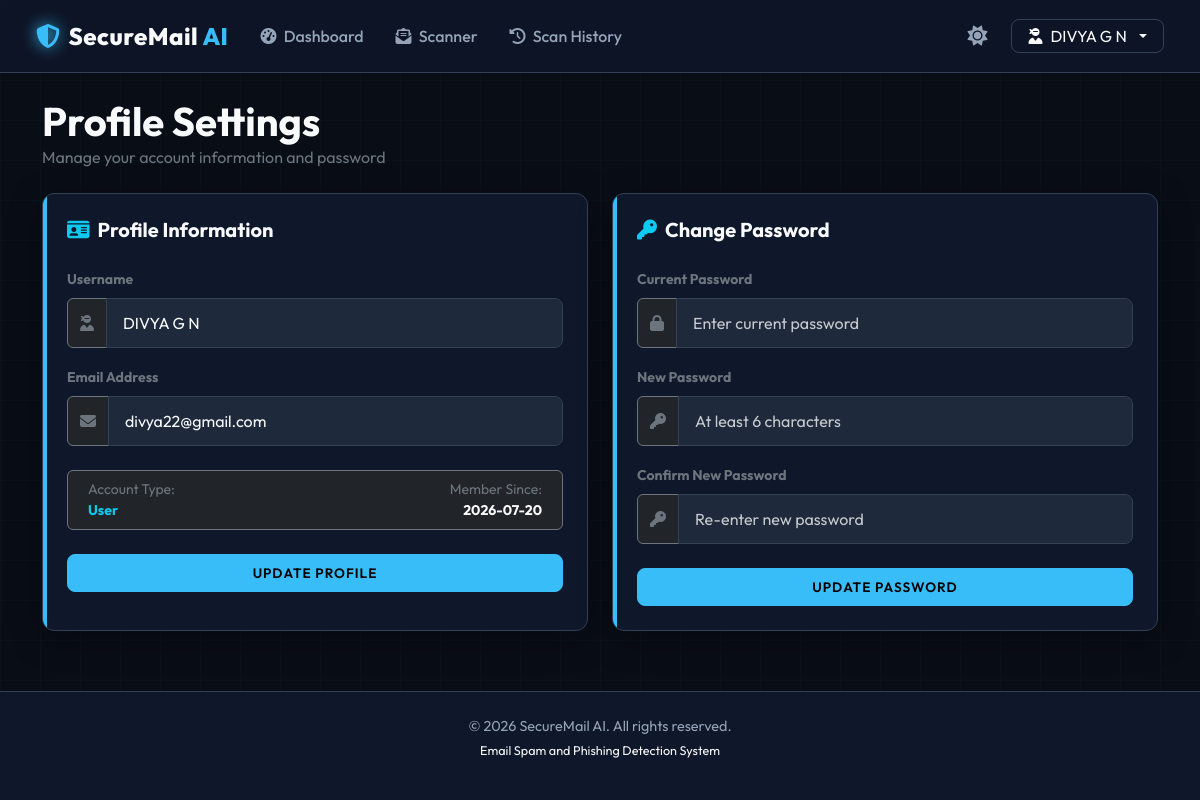
/auth/profile (signed in), run on the app's committed database.
### app/models.py (models this page shows, shortened)
class User(db.Model, UserMixin):
    __tablename__ = 'users'
    id = db.Column(db.Integer, primary_key=True)
    username = db.Column(db.String(64), unique=True, nullable=False)
    email = db.Column(db.String(120), unique=True, nullable=False)
    password_hash = db.Column(db.String(256), nullable=False)
    role = db.Column(db.String(20), default='user')  # 'user' or 'admin'
    created_at = db.Column(db.DateTime, default=datetime.utcnow)
    scans = db.relationship('Scan', backref='user', lazy=True, cascade="all, delete-orphan")
    @property
    def is_admin(self):
        return self.role == 'admin'

### app/auth.py (the view, shortened to what this page needs)
@auth_bp.route('/profile', methods=['GET', 'POST'])
@login_required
def profile():
    return render_template('profile.html')

### app/__init__.py (called while the page is built)
@login_manager.user_loader
def load_user(user_id):
    return User.query.get(int(user_id))

### app/templates/profile.html (shortened to what this page needs)
{% extends "base.html" %}
{% block content %}
<div class="mb-4">
    <h1 class="fw-bold m-0" style="font-family: 'Outfit';">Profile Settings</h1>
    <p class="text-secondary m-0">Manage your account information and password</p>
</div>
<div class="row g-4">
    <div class="col-lg-6">
        <div class="cyber-card card-accent h-100">
            <h5 class="fw-bold mb-4"><i class="fa-solid fa-id-card me-2 text-info"></i>Profile Information</h5>
            <form method="POST" action="{{ url_for('auth.profile') }}">
                <div class="mb-3">
                    <label for="username" class="form-label text-secondary small fw-bold">Username</label>
                    <div class="input-group">
                        <span class="input-group-text bg-dark border-secondary text-secondary"><i class="fa-solid fa-user-ninja"></i></span>
                        <input type="text" class="form-control cyber-input" id="username" name="username" value="{{ current_user.username }}" required>
                    </div>
                </div>
                <div class="mb-4">
                    <label for="email" class="form-label text-secondary small fw-bold"> Email Address</label>
                    <div class="input-group">
                        <span class="input-group-text bg-dark border-secondary text-secondary"><i class="fa-solid fa-envelope"></i></span>
                        <input type="email" class="form-control cyber-input" id="email" name="email" value="{{ current_user.email }}" required>
                    </div>
                </div>
                <div class="row mb-4 p-2 bg-dark rounded border border-secondary mx-0 small">
                    <div class="col-6">
                        <span class="text-secondary d-block">Account Type:</span>
                        <span class="fw-bold text-info">
                            {% if current_user.is_admin %}<i class="fa-solid fa-user-shield me-1"></i>Administrator{% else %}User{% endif %}
                        </span>
                    </div>
                    <div class="col-6 text-end">
                        <span class="text-secondary d-block">Member Since:</span>
                        <span class="fw-bold text-light">{{ current_user.created_at.strftime('%Y-%m-%d') }}</span>
                    </div>
                </div>
                <button type="submit" class="btn btn-cyber w-100 py-2">Update Profile</button>
            </form>
        </div>
    </div>
    <div class="col-lg-6">
        <div class="cyber-card card-accent h-100">
            <h5 class="fw-bold mb-4"><i class="fa-solid fa-key me-2 text-info"></i>Change Password</h5>
            <form method="POST" action="{{ url_for('auth.profile') }}">
                <div class="mb-3">
                    <label for="old_password" class="form-label text-secondary small fw-bold">Current Password</label>
                    <div class="input-group">
                        <span class="input-group-text bg-dark border-secondary text-secondary"><i class="fa-solid fa-lock"></i></span>
                        <input type="password" class="form-control cyber-input" id="old_password" name="old_password" placeholder="Enter current password" required>
                    </div>
                </div>
                <div class="mb-3">
                    <label for="new_password" class="form-label text-secondary small fw-bold">New Password</label>
                    <div class="input-group">
                        <span class="input-group-text bg-dark border-secondary text-secondary"><i class="fa-solid fa-key"></i></span>
                        <input type="password" class="form-control cyber-input" id="new_password" name="new_password" placeholder="At least 6 characters" required>
                    </div>
                </div>
                <div class="mb-4">
                    <label for="confirm_password" class="form-label text-secondary small fw-bold">Confirm New Password</label>
                    <div class="input-group">
                        <span class="input-group-text bg-dark border-secondary text-secondary"><i class="fa-solid fa-key"></i></span>
                        <input type="password" class="form-control cyber-input" id="confirm_password" name="confirm_password" placeholder="Re-enter new password" required>
                    </div>
                </div>
                <button type="submit" class="btn btn-cyber w-100 py-2">Update Password</button>
            </form>
        </div>
    </div>
</div>
{% endblock %}

### app/templates/base.html (shortened to what this page needs)
<!DOCTYPE html>
<html lang="en" data-theme="dark">
<head>
    <link href="https://cdn.jsdelivr.net/npm/bootstrap@5.3.3/dist/css/bootstrap.min.css" rel="stylesheet">
    <link rel="stylesheet" href="https://cdnjs.cloudflare.com/ajax/libs/font-awesome/6.5.1/css/all.min.css">
    <link rel="stylesheet" href="{{ url_for('static', filename='css/style.css') }}">
</head>
<body>
    <div class="grid-bg"></div>
    <nav class="navbar navbar-expand-lg navbar-custom sticky-top">
        <div class="container-fluid">
            <a class="navbar-brand d-flex align-items-center" href="{{ url_for('index') }}">
                <i class="fa-solid fa-shield-halved brand-icon me-2"></i>
                <span>SecureMail <span style="color: var(--accent);">AI</span></span>
            </a>
            <div class="collapse navbar-collapse" id="navbarText">
                <ul class="navbar-nav me-auto mb-2 mb-lg-0">
                    {% if current_user.is_authenticated %}
                        <li class="nav-item">
                            <a class="nav-link {% if request.endpoint == 'dashboard.home' %}active{% endif %}" href="{{ url_for('dashboard.home') }}">
                                <i class="fa-solid fa-gauge-high me-1"></i> Dashboard
                            </a>
                        </li>
                        <li class="nav-item">
                            <a class="nav-link {% if request.endpoint == 'scanner.scan' %}active{% endif %}" href="{{ url_for('scanner.scan') }}">
                                <i class="fa-solid fa-envelope-open-text me-1"></i> Scanner
                            </a>
                        </li>
                        <li class="nav-item">
                            <a class="nav-link {% if request.endpoint == 'scanner.history' %}active{% endif %}" href="{{ url_for('scanner.history') }}">
                                <i class="fa-solid fa-clock-rotate-left me-1"></i> Scan History
                            </a>
                        </li>
                    {% endif %}
                </ul>
                <div class="d-flex align-items-center gap-3">
                    <span id="theme-toggle" class="theme-switch-btn fs-5 px-2">
                        <i id="theme-icon" class="fa-solid fa-sun"></i>
                    </span>
                    {% if current_user.is_authenticated %}
                        <div class="dropdown">
                            <a class="btn btn-outline-cyber dropdown-toggle py-1 px-3 d-flex align-items-center gap-2" href="#" role="button" id="profileDropdown" data-bs-toggle="dropdown" aria-expanded="false">
                                <i class="fa-solid fa-user-ninja"></i>
                                <span>{{ current_user.username }}</span>
                            </a>
                        </div>
                    {% else %}
                        <a href="{{ url_for('auth.login') }}" class="btn btn-outline-cyber py-1 px-3">Login</a>
                        <a href="{{ url_for('auth.register') }}" class="btn btn-cyber py-1 px-3">Register</a>
                    {% endif %}
                </div>
            </div>
        </div>
    </nav>
    <main class="container my-4">
        {% block content %}{% endblock %}
    </main>
    <footer class="mt-auto">
        <div class="container text-center">
            <p class="mb-1">&copy; 2026 SecureMail AI. All rights reserved.</p>
            <p class="small text-light">
                Email Spam and Phishing Detection System
            </p>
        </div>
    </footer>
</body>
</html>

### app/static/css/style.css (style rules this page uses)
:root { --bg-primary: #090d16; --bg-secondary: #0f172a; --bg-tertiary: #1e293b; --text-primary: #f8fafc; --text-secondary: #94a3b8; --accent: #38bdf8; --accent-glow: rgba(56, 189, 248, 0.15); --border-color: #334155; --safe: #10b981; --safe-bg: rgba(16, 185, 129, 0.1); --spam: #f59e0b; --spam-bg: rgba(245, 158, 11, 0.1); --phish: #ef4444; --phish-bg: rgba(239, 68, 68, 0.1); --font-sans: 'Outfit', -apple-system, BlinkMacSystemFont, "Segoe UI", Roboto, sans-serif; --font-mono: 'JetBrains Mono', monospace; --card-shadow: 0 8px 32px 0 rgba(0, 0, 0, 0.37); --transition: all 0.3s cubic-bezier(0.4, 0, 0.2, 1); }
body { background-color: var(--bg-primary); color: var(--text-primary); font-family: var(--font-sans); transition: var(--transition); min-height: 100vh; display: flex; flex-direction: column; overflow-x: hidden; }
main { flex: 1; }
.navbar-custom { background-color: rgba(15, 23, 42, 0.8) !important; backdrop-filter: blur(12px); border-bottom: 1px solid var(--border-color); padding: 0.8rem 1.5rem; }
.navbar-brand { font-weight: 800; letter-spacing: 0.5px; font-size: 1.5rem; color: var(--text-primary) !important; }
.brand-icon { color: var(--accent); filter: drop-shadow(0 0 8px var(--accent)); }
.nav-link { color: var(--text-secondary) !important; font-weight: 500; transition: var(--transition); border-radius: 6px; padding: 0.5rem 1rem !important; }
.cyber-card { background-color: var(--bg-secondary); border: 1px solid var(--border-color); border-radius: 12px; padding: 1.5rem; box-shadow: var(--card-shadow); transition: var(--transition); position: relative; overflow: hidden; }
.cyber-card::before { content: ''; position: absolute; top: 0; left: 0; width: 4px; height: 100%; background: transparent; transition: var(--transition); }
.cyber-card.card-accent::before { background: var(--accent); }
.btn-cyber { background-color: var(--accent); color: #000000; font-weight: 600; border: 1px solid var(--accent); padding: 0.6rem 1.5rem; border-radius: 8px; transition: var(--transition); text-transform: uppercase; font-size: 0.85rem; letter-spacing: 1px; }
.btn-outline-cyber { background-color: transparent; color: var(--text-primary); border: 1px solid var(--border-color); padding: 0.6rem 1.5rem; border-radius: 8px; transition: var(--transition); }
.cyber-input { background-color: var(--bg-tertiary); border: 1px solid var(--border-color); color: var(--text-primary); border-radius: 8px; padding: 0.75rem 1rem; transition: var(--transition); }
.cyber-input::placeholder { color: rgba(255, 255, 255, 0.75) !important; opacity: 1 !important; font-weight: 400; }
.theme-switch-btn { cursor: pointer; color: var(--text-secondary); transition: var(--transition); }
footer { background-color: var(--bg-secondary); border-top: 1px solid var(--border-color); padding: 1.5rem 0; color: var(--text-secondary); font-size: 0.9rem; }
.grid-bg { position: fixed; top: 0; left: 0; width: 100%; height: 100%; background-image: linear-gradient(rgba(56, 189, 248, 0.03) 1px, transparent 1px), linear-gradient(90deg, rgba(56, 189, 248, 0.03) 1px, transparent 1px); background-size: 40px 40px; z-index: -1; pointer-events: none; }

### data on the page
User: username "DIVYA G N", email "divya22@gmail.com", created_at "2026-07-20"
